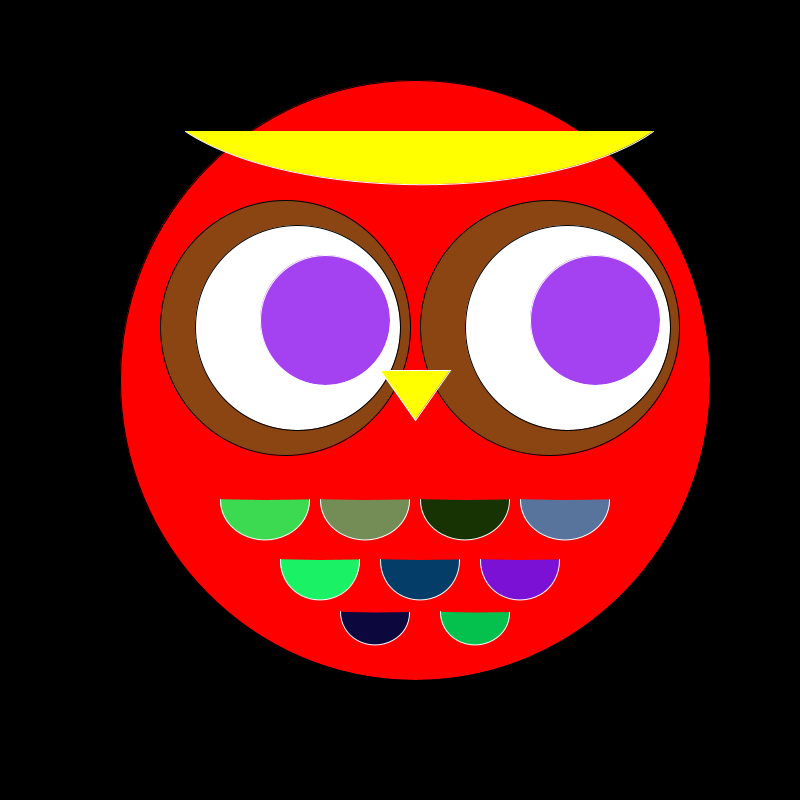
Frame 1 (no input)
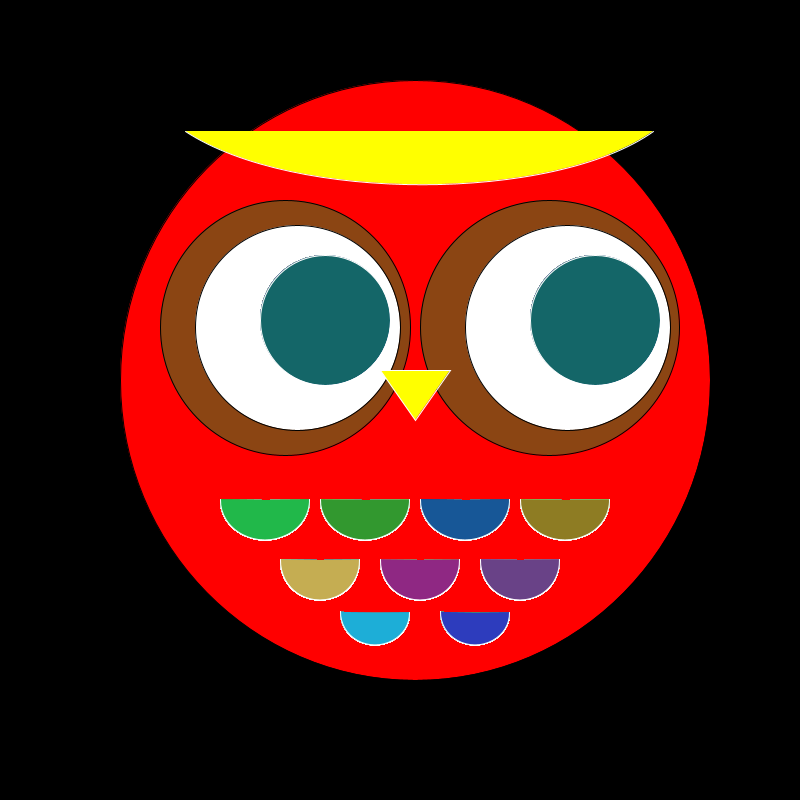
Frame 60 (the mouse pressed at the canvas centre just before this capture)
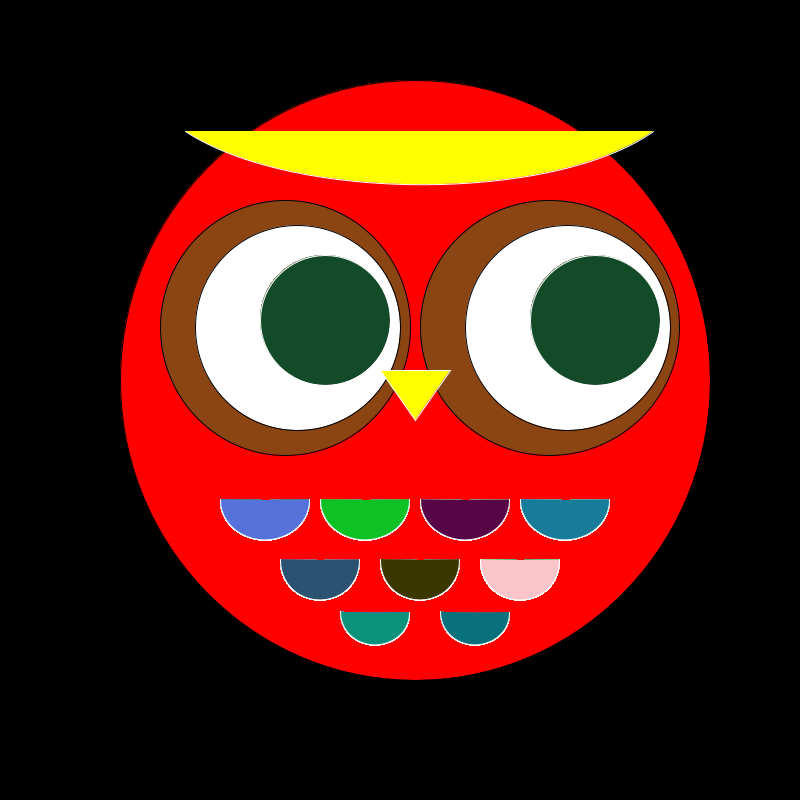
Frame 120 (the mouse held since frame 60 and released just before this capture)

The Processing sketch that drew these frames (run headless with seeded random() and noise(); from frame 60 on, the mouse is pressed at the canvas centre):

// Processing sketch: processing_69843
// ── processing_69843.pde

void setup () {
  //set up sketch
  size (800, 800); 
  smooth ();
  background (0, 0, 0); 

  //body 1
  fill (255, 0, 0);
  ellipseMode (CORNER);
  ellipse (120, 80, 590, 600);

  //eyes
  fill (139, 69, 19);
  ellipseMode (CORNER);
  ellipse (160, 200, 250, 255);
  ellipse (420, 200, 259, 255);

  fill (255, 255, 255);
  ellipseMode (CORNER);
  ellipse (195, 225, 205, 205);
  ellipse (465, 225, 205, 205); 
    
  fill (255, 255, 255); 
  stroke (255, 255, 255);
  line (330, 310, 350, 250);
  line (330, 310, 390, 310);
  line (600, 310, 630, 250);
  line (600, 310,660, 310);

  //nose
  fill (255, 255, 0);
  triangle (380, 370, 450, 370, 415, 420);

  //eyebrow
  bezier (185, 131, 293, 202, 553, 202, 653, 131);
  
  
}

void draw () 
{
  frameRate (40);
  
  //eyes
  fill (random (255), random (255), random (255));
  ellipseMode (CORNER);
  ellipse (260, 255, 130, 130);
  ellipse (530, 255, 130, 130);
  
  //feather
  fill (random (255), random (255), random (255));
  arc (220, 460, 90, 80, -0.014, 3.161);
  fill (random (255), random (255), random (255));
  arc (320, 460, 90, 80, -0.014, 3.161);
  fill (random (255), random (255), random (255));
  arc (420, 460, 90, 80, -0.014, 3.161);
  fill (random (255), random (255), random (255));
  arc (520, 460, 90, 80, -0.014, 3.161);
  fill (random (255), random (255), random (255));
  arc (280, 520, 80, 80, -0.014, 3.161);
  fill (random (255), random (255), random (255));
  arc (380, 520, 80, 80, -0.014, 3.161);
  fill (random (255), random (255), random (255));
  arc (480, 520, 80, 80, -0.014, 3.161);
  fill (random (255), random (255), random (255));
  arc (340, 580, 70, 65, -0.014, 3.161);
  fill (random (255), random (255), random (255));
  arc (440, 580, 70, 65, -0.014, 3.161);
}
